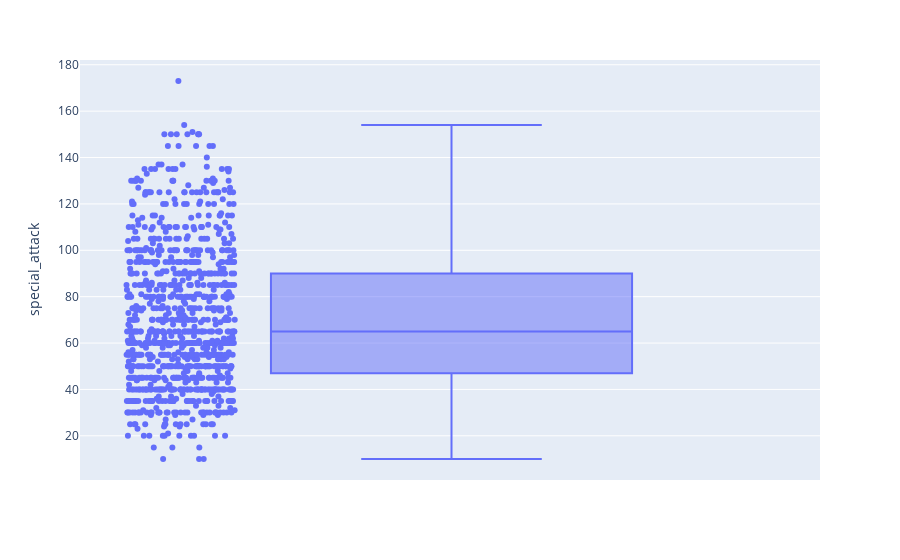

The notebook cell this image was saved under:
### Code cell
fig=px.box(df,y='special_attack',points='all')
fig.show()

### Figure 1 — Plotly figure (JSON) as saved in the notebook; plotly's stock layout.template omitted (floating-point values rounded to 4 significant figures; data arrays with more than 128 entries replaced by an {"elided": "..."} marker saying what was removed)
{"data": [{"alignmentgroup": "True", "boxpoints": "all", "hovertemplate": "special_attack=%{y}<extra></extra>", "legendgroup": "", "marker": {"color": "#636efa"}, "name": "", "notched": false, "offsetgroup": "", "orientation": "v", "showlegend": false, "type": "box", "x0": " ", "xaxis": "x", "y": {"elided": "1025 int values"}, "y0": " ", "yaxis": "y"}], "layout": {"boxmode": "group", "legend": {"tracegroupgap": 0}, "margin": {"t": 60}, "xaxis": {"anchor": "y", "domain": [0, 1]}, "yaxis": {"anchor": "x", "domain": [0, 1], "title": {"text": "special_attack"}}}}
